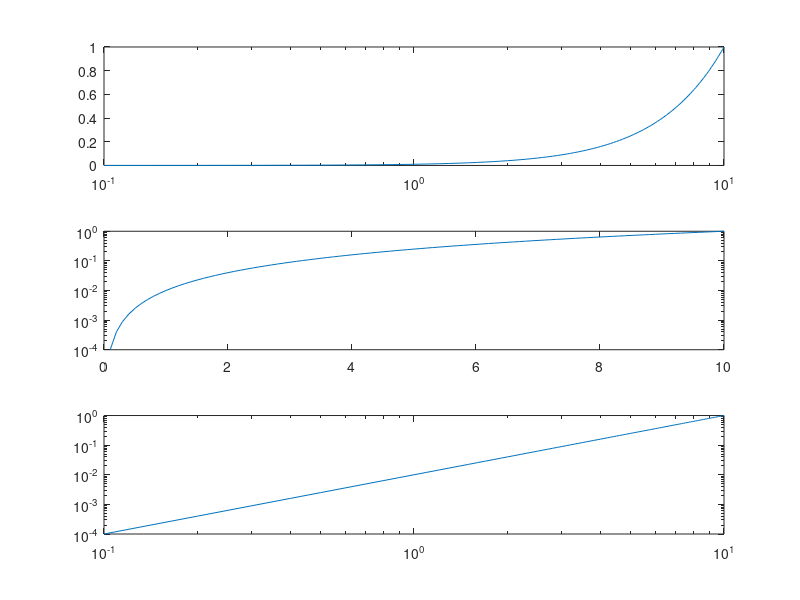

MATLAB code for this plot:
% Creating a vector of integer numbers
i=0:10

% An ending semicolon suppresses the screen dump
i=0:10;

% An increment (step size) can be used
x=0:0.1:10;

% To find the number of elements in a vector (1-D array)
N=length(x);

% Functional expressions can be written in standard form
y=sin(pi*x);

% To plot this
plot(x,y)

% To label it
xlabel('x')
ylabel('y')
title('Plot of sin(x)')

% How about a second funtional dependence on x?

% y2=0.01*x^2

% Error 'Matrix must be square' occurs because Matlab is trying to multiply the 1-D array
% (which is not square) by itself.  We want Matlab to square each individual element in x
% thus we need to use the '.^' opperator.  In Matlab a '.' before an operator indicates to
% perform the operation on individual elements in an array

y2=0.01*x.^2;

% And plotting this

plot(x,y2)

% What if I want both plots on the same figure?
% Two ways to do this, I can just type

hold

% And now I will continue to write on top of my existing plot

plot(x,y)

% And to release the plot so that it will no longer write over

hold

% A second way, and the more common way in this case, is to use

plot(x,y,x,y2)

% Note that Matlab automatically choses the colors so that the two linetypes are different
% We can control linetype and color

plot(x,y,'r--',x,y2,'g:')

% to see all the options use the Matlab help feature

help plot

% Note that help is available for all functions

% we can add a grid

grid

% And specify a legend

h=plot(x,y,'r--',x,y2,'g:')
legend(h,'y','y2')
grid

% or thicken a line

set(h(2),'linewidth',2)

% In general we can adjust a lot of parameters of the individual lines - to see them all

get(h(1))

get(h(2))

% Note that the linewidth parameter, the linestyle parameter and the color parameter are 
% different for each line

% If we want to change the axis limits we can

axis([0 5 -1 1])

% Where the bracketed term is a 4 component vector with [ xmin xmax ymin ymax]

axis([0 10 -1.5 1.5])

% In general we can build arrays by typing directly

a = [1 2 3 4 5 6]

% 2D arrays can be direclty entered as

b=[1 2 3;4 5 6]

% We can get the dimensions of the 2D array using the size command

size(a)
size(b)
[nrows ncols]=size(b)

% In 2D arrays the first index is row number and the second index is column number

% Note that matlab is case sensitive

a
%A is not equal to a, try it

% Three other standard plot features are (note use of pause)

semilogx(x,y2)
pause
semilogy(x,y2)
pause
loglog(x,y2)
grid
pause

% Note ctrl-C will interrupt any command

% Multiple plots can be put on a single page with subplot

subplot(3,1,1)
semilogx(x,y2)

subplot(3,1,2)
semilogy(x,y2)

subplot(3,1,3)
loglog(x,y2)

% .m files are essentially scripts that can be run at the command line

% A .m file to look at the grade distribution for problem set 1 is given in pr1.m